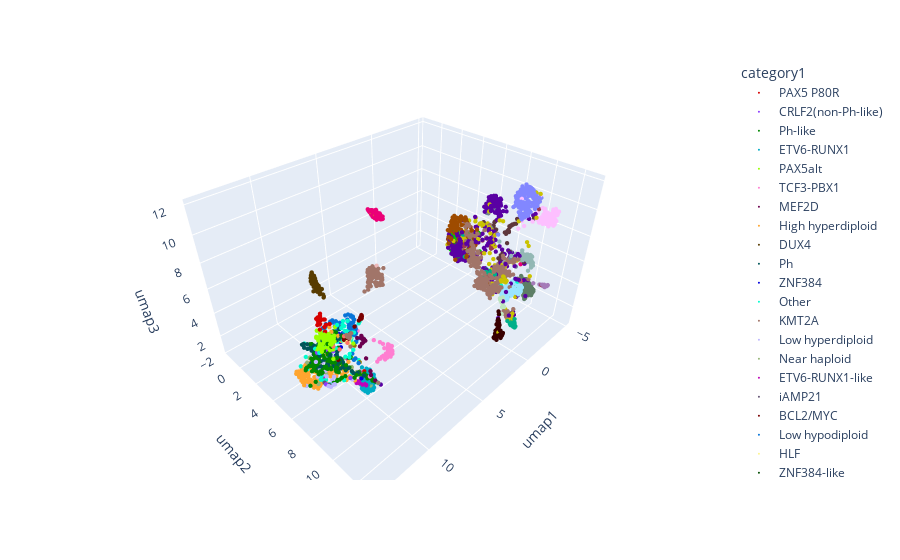

Write notebook code for a chart like this one.
### Code cell
df = rdata.obsm['X_umap']
df = pd.DataFrame(df)
df.columns = ["umap1", "umap2", "umap3"]
df["category1"] = rdata.obs["category1"].values
df.index = rdata.obs.index
fig = px.scatter_3d(df, x='umap1', y='umap2', z='umap3',
              color='category1', color_discrete_sequence = palette)
fig.update_traces(marker_size = 1.5)
fig.show()
